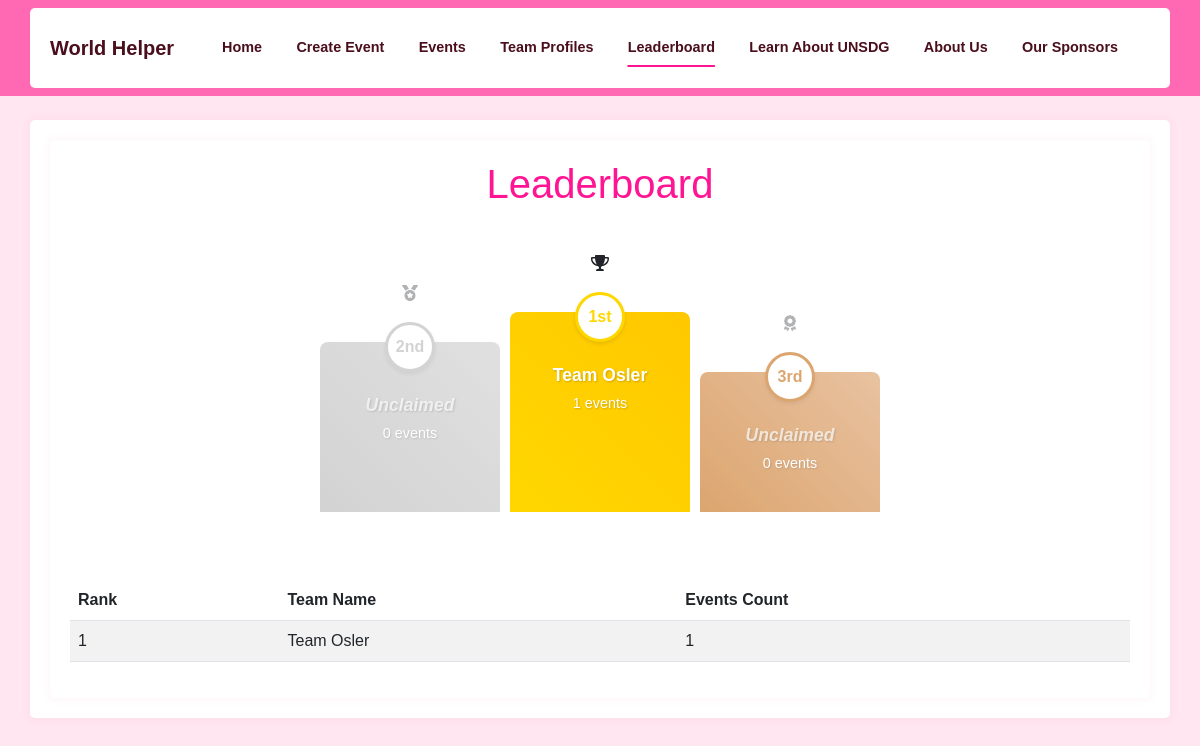
The page /leaderboard on the database as committed earlier.
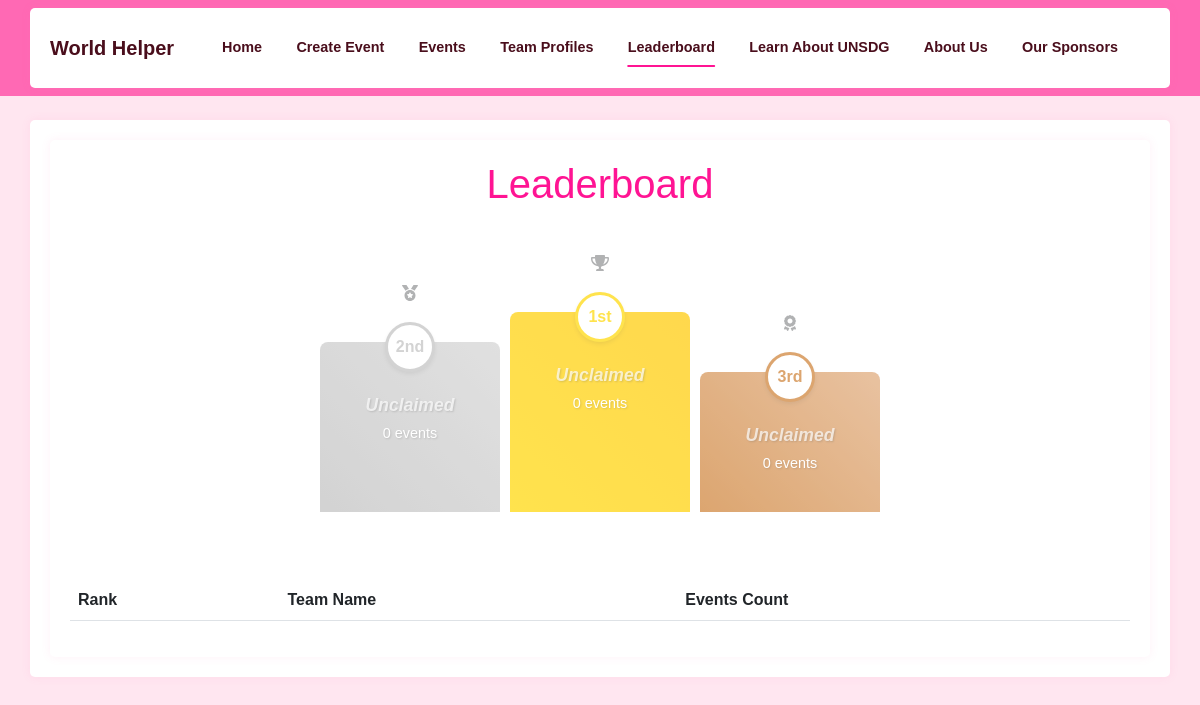
The same page on the database as committed later.
### app/models.py (models this page shows)
class Team(db.Model):
    id = db.Column(db.Integer, primary_key=True)
    team_phrase = db.Column(db.String(100), nullable=False)
    name = db.Column(db.String(64), nullable=False)
    members = db.relationship('TeamMember', backref='team', lazy='dynamic')
    events = db.relationship('Event', backref='team', lazy='dynamic')
    bingo_card = db.relationship('BingoCard', backref='team', uselist=False)

### app/main/routes.py (the view)
@bp.route('/leaderboard')
def leaderboard():
    teams = db.session.query(Team, func.count(Event.id).label('event_count')) \
        .outerjoin(Event) \
        .group_by(Team.id) \
        .order_by(func.count(Event.id).desc()) \
        .all()
    ranked_teams = [(rank, team, event_count) for rank, (team, event_count) in enumerate(teams, start=1)]
    return render_template('leaderboard.html', ranked_teams=ranked_teams)

### app/main/routes.py (called while the page is built)
@bp.context_processor
def utility_processor():
    return dict(SDG_DESCRIPTIONS=SDG_DESCRIPTIONS)

### app/templates/leaderboard.html (shortened to what this page needs)
{% extends "base.html" %}
{% block content %}
<div class="container">
    <h1 class="text-center mb-4 theme-pink">Leaderboard</h1>
    {% set active_teams = ranked_teams|selectattr('2', '>', 0)|list %}
    <div class="podium-wrapper mb-5">
        <div class="podium">
            <div class="podium-block silver">
                <div class="trophy-icon">
                    <i class="fas fa-medal"></i>
                </div>
                <div class="podium-rank">2nd</div>
                {% if active_teams|length >= 2 %}
                    <div class="team-name">{{ active_teams[1][1].name }}</div>
                    <div class="event-count">{{ active_teams[1][2] }} events</div>
                {% else %}
                    <div class="team-name empty">Unclaimed</div>
                    <div class="event-count">0 events</div>
                {% endif %}
            </div>
            <div class="podium-block gold">
                <div class="trophy-icon">
                    <i class="fas fa-trophy"></i>
                </div>
                <div class="podium-rank">1st</div>
                {% if active_teams|length >= 1 %}
                    <div class="team-name">{{ active_teams[0][1].name }}</div>
                    <div class="event-count">{{ active_teams[0][2] }} events</div>
                {% else %}
                    <div class="team-name empty">Unclaimed</div>
                    <div class="event-count">0 events</div>
                {% endif %}
            </div>
            <div class="podium-block bronze">
                <div class="trophy-icon">
                    <i class="fas fa-award"></i>
                </div>
                <div class="podium-rank">3rd</div>
                {% if active_teams|length >= 3 %}
                    <div class="team-name">{{ active_teams[2][1].name }}</div>
                    <div class="event-count">{{ active_teams[2][2] }} events</div>
                {% else %}
                    <div class="team-name empty">Unclaimed</div>
                    <div class="event-count">0 events</div>
                {% endif %}
            </div>
        </div>
    </div>
    <table class="table table-striped">
        <thead>
            <tr>
                <th>Rank</th>
                <th>Team Name</th>
                <th>Events Count</th>
            </tr>
        </thead>
        <tbody>
            {% for rank, team, event_count in ranked_teams %}
                <tr>
                    <td>{{ rank }}</td>
                    <td>{{ team.name }}</td>
                    <td>{{ event_count }}</td>
                </tr>
            {% endfor %}
        </tbody>
    </table>
</div>
{% endblock %}

Rows that differ between the two databases and show on the page:
removed Team: name "Team Osler", id "1"
Other text that changed with them:
{{ active_teams[0][2] }}: "1" → (not shown)
text no longer shown: "events"
text now shown: "Unclaimed 0 events"
